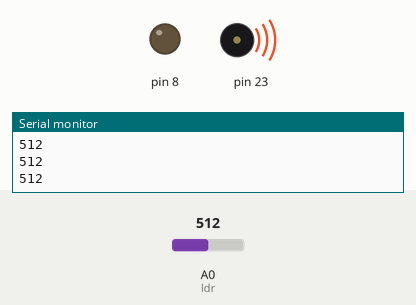
This sketch was run on a simulated Arduino Mega 2560, built with avr-gcc and run on an emulated ATmega2560. Parts: output pins drawn as LEDs (lit = HIGH), buzzer (waves = sounding), the last lines printed to the serial monitor. The test bench sets the inputs (shaded band); at power-on: A0 (ldr) = 512.

Above: at 1.3 s.
1.4 s: A0 (ldr) set to 5
4.4 s: A0 (ldr) set to 2
At 4.7 s:
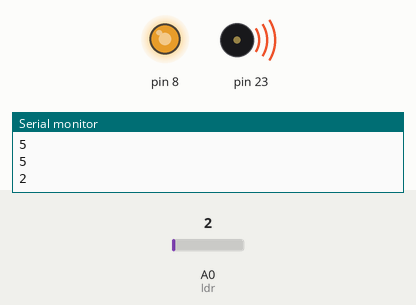
Timing chart, 0 to 13.4 s (numbered marks = the images above; inputs shaded):
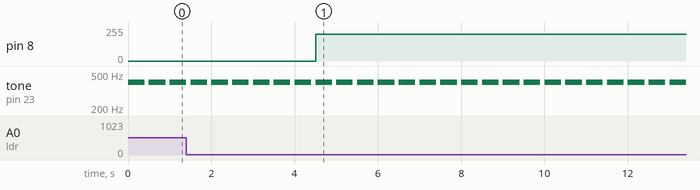

The sketch:

codigo_fonte.ino
```cpp
const int ldr = 0;
// Variaavel que pega a resistencia do sensor
int pegaResistenciaSensor = 0;
//ciclo de trabalho
int dutyCicly = 200;

void setup(){
  //Setando o buzzer no pino 8
  pinMode(8, OUTPUT);
  Serial.begin(9600);

}

void loop(){

  //Lê o valor de um pino analógico especificado
  pegaResistenciaSensor = analogRead(ldr);
  //Imprime dados na porta serial como texto ASCII
  Serial.println(pegaResistenciaSensor);
  //setando o som do buzzer(porta,som,tempo)
  tone(23,400,400);
  if (pegaResistenciaSensor<4){
    //Aciona uma onda PWM(Pulse Width Modulation) em um pino
    analogWrite(8, dutyCicly);
  }
  else{
    //Aciona um valor HIGH ou LOW em um pino digital.
    digitalWrite(8,LOW);
  }
  //Pausa o programa por uma quantidade
  // especificada de tempo (em milissegundos)
  delay(500);
}
```

Measured:
- the behaviour switches between 4 and 3 on A0 (ldr) (found by bisection; images 0 and 1)
- after the input at 4.4 s, pin 8: 0/255 → 200/255 after 0.10 s
- by itself, tone on pin 23: alternates 400 Hz for 0.40 s and silent for 0.10 s
